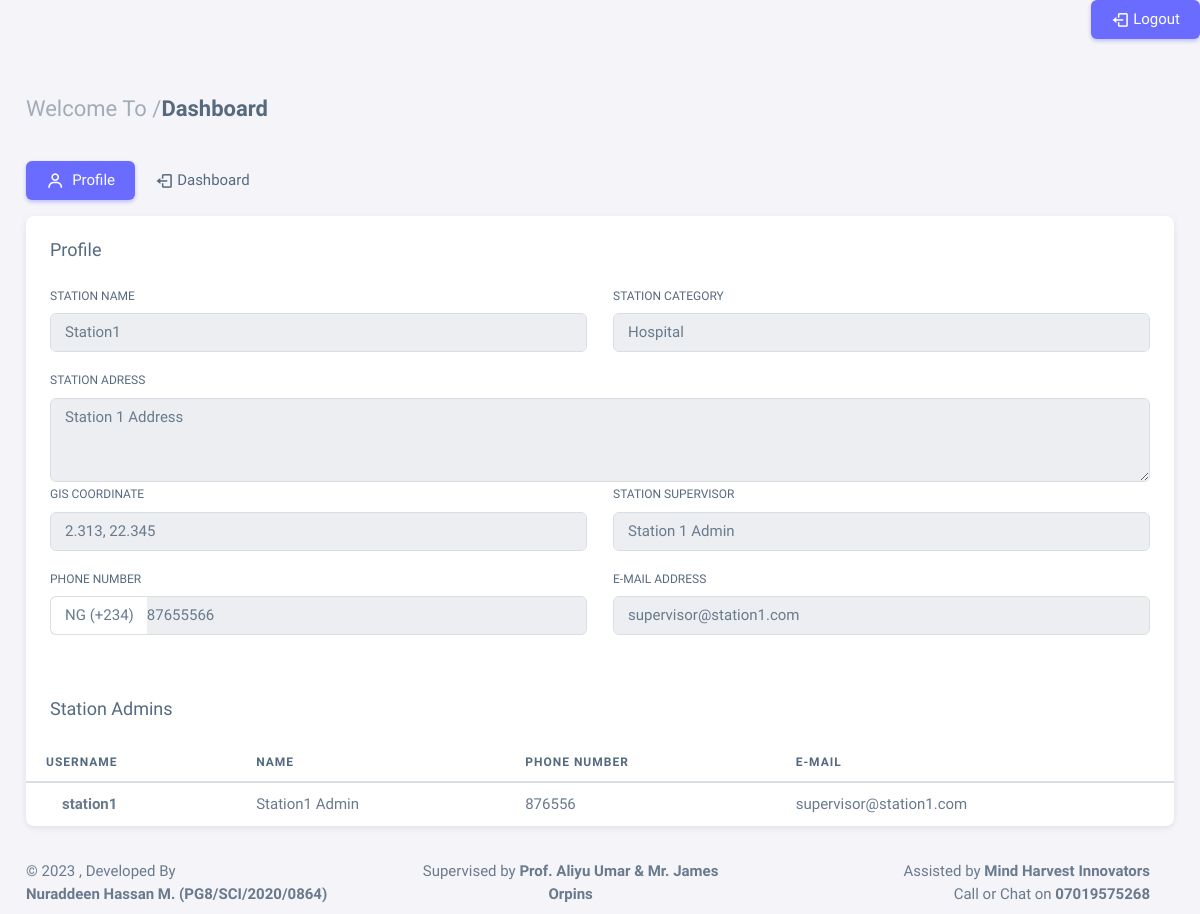
Page /sta-dash/1/ on the earlier database version.
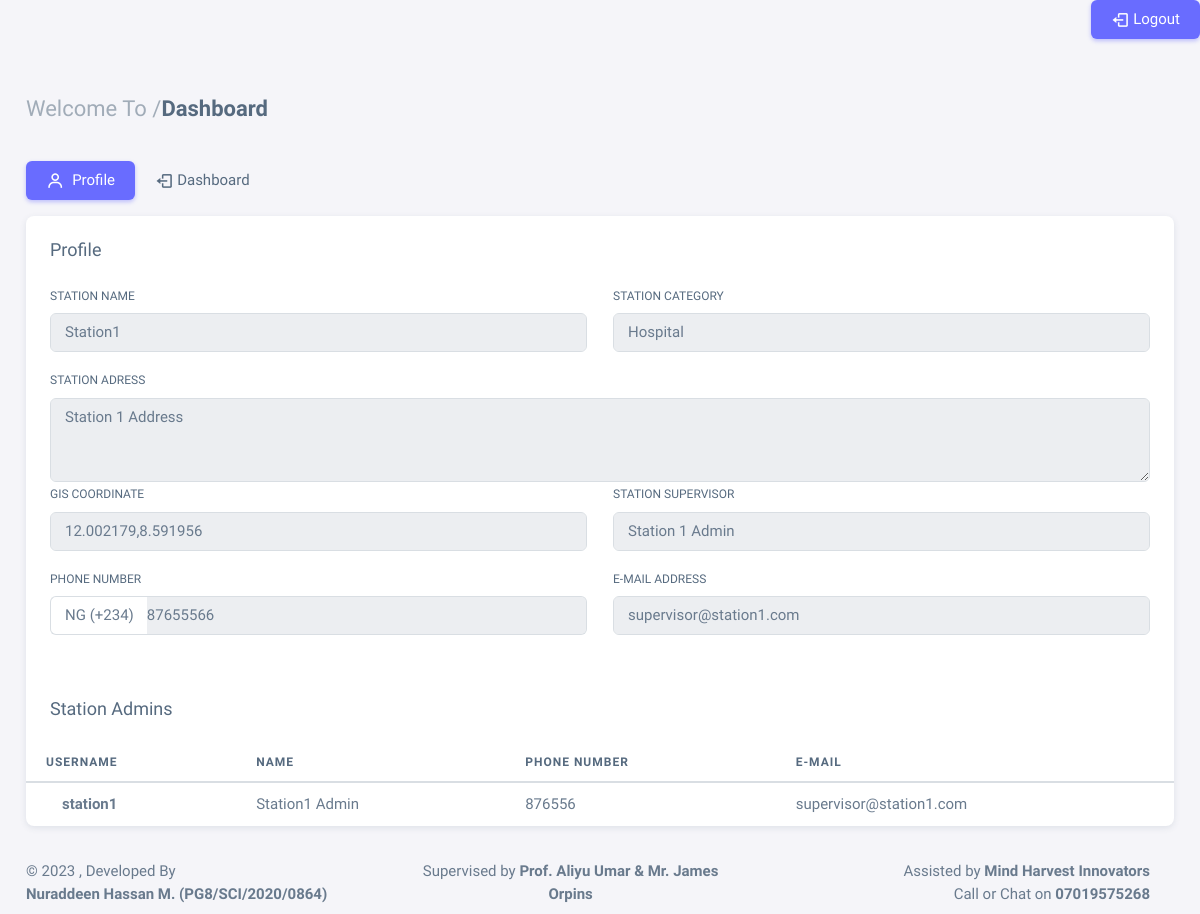
Same page on the later database version.
### app/models.py (models this page shows, shortened)
class Station(models.Model):
    user = models.ForeignKey(User, on_delete=models.CASCADE)
    select = (
        ('Hospital', 'Hospital'),
        ('Clinic', 'Clinic'),
        ('Laboratory', 'Laboratory'),
    )
    name = models.CharField(max_length=50)
    category = models.CharField(max_length=50, choices=select)
    gis_location = models.CharField(max_length=50)
    address = models.TextField(max_length=200)
    supervisor = models.TextField(max_length=200)
    phone = models.IntegerField()
    email = models.EmailField(max_length=200)
    date_created = models.DateField(auto_now_add=True)

### app/views.py (the view)
# urls.py: path('sta-dash/<str:pk>/', views.stationDash, name='sta-dashh'),
def stationDash(request, pk):
    station_id = get_object_or_404(Station, id=pk)
    admins = Station_admin.objects.filter(station=station_id)
    admins = [admin.user for admin in admins]
    profile = Profile.objects.all()
    context = {
        'station': station_id,
        'admins': admins,
        'profile': profile
    }
    return render(request, 'station_dash.html', context)

### app/templates/station_dash.html (shortened to what the changed rows need)
{% extends 'base.html' %}
{% block content %}
<div class="content-wrapper">
    <div class="container-xxl flex-grow-1 container-p-y">
        <div class="row">
            <div class="col-md-12">
                <div class="card">
                    <div class="card-body">
                        <div class="row">
                            <div class="mb-3 col-md-6">
                                <label for="AName" class="form-label">Station Name</label>
                                <input class="form-control" value="{{ station.name }}" type="text" id="AName"
                                    name="AName" required readonly />
                            </div>
                            <div class="mb-3 col-md-6">
                                <label for="age" class="form-label">Station Category</label>
                                <input class="form-control" type="text" name="age" value="{{ station.category }}"
                                    id="age" maxlength="2" required readonly />
                            </div>
                            <div class="mb-6 col-md-12">
                                <label for="mdcc" class="form-label">Station Adress</label>
                                <textarea class="form-control" id="mdcc" rows="3" name="mdcc"
                                    readonly>{{ station.address }}</textarea>
                            </div>
                            <div class="mb-3 col-md-6">
                                <label for="address" class="form-label">GIS Coordinate</label>
                                <input class="form-control" type="text" id="address" value="{{ station.gis_location }}"
                                    name="address" required readonly />
                            </div>
                            <div class="mb-3 col-md-6">
                                <label for="NName" class="form-label">Station Supervisor</label>
                                <input type="text" class="form-control" id="NName" value="{{ station.supervisor }}"
                                    name="NName" required readonly />
                            </div>
                            <div class="mb-3 col-md-6">
                                <div class="input-group input-group-merge">
                                    <span class="input-group-text">NG (+234)</span>
                                    <input type="number" id="phoneNumber" name="phoneNumber" class="form-control"
                                        placeholder="07019575268" value="{{ station.phone}}" required readonly />
                                </div>
                            </div>
                            <div class="mb-3 col-md-6">
                                <label for="IdNum" class="form-label">E-Mail Address</label>
                                <input type="text" class="form-control" value="{{ station.email }}" id="IdNum"
                                    name="IdNum" required readonly />
                            </div>
                        </div>
                    </div>
                    <div class="table-responsive text-nowrap">
                        <table class="table">
                            <thead>
                                <tr>
                                    <th>Username</th>
                                    <th>Name</th>
                                    <th>Phone Number</th>
                                    <th>E-mail</th>
                                </tr>
                            </thead>
                        </table>
                    </div>
                </div>
            </div>
        </div>
    </div>
</div>
{% endblock content %}

Differences in the rows shown:
changed Station "Station1": address "2.313, 22.345" → "12.002179,8.591956"
